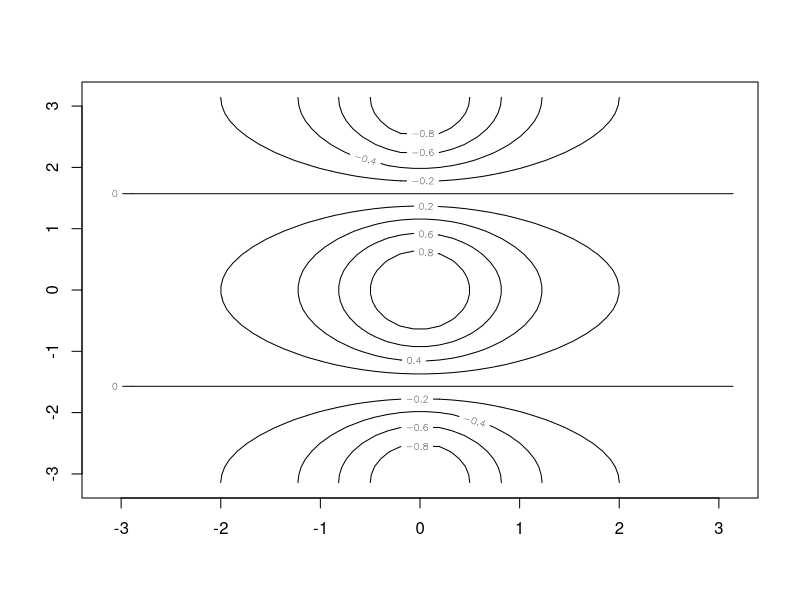

Write the R code that produced this figure.
## ---- chunk 1
knitr::opts_chunk$set(echo = TRUE)
knitr::opts_chunk$set(fig.width=9, fig.height=5)
## ---- chunk 2
x = seq(-pi ,pi ,length =50)
y = x
f = outer(x,y,function (x,y)cos(y)/(1+x^2))
contour (x,y,f)
